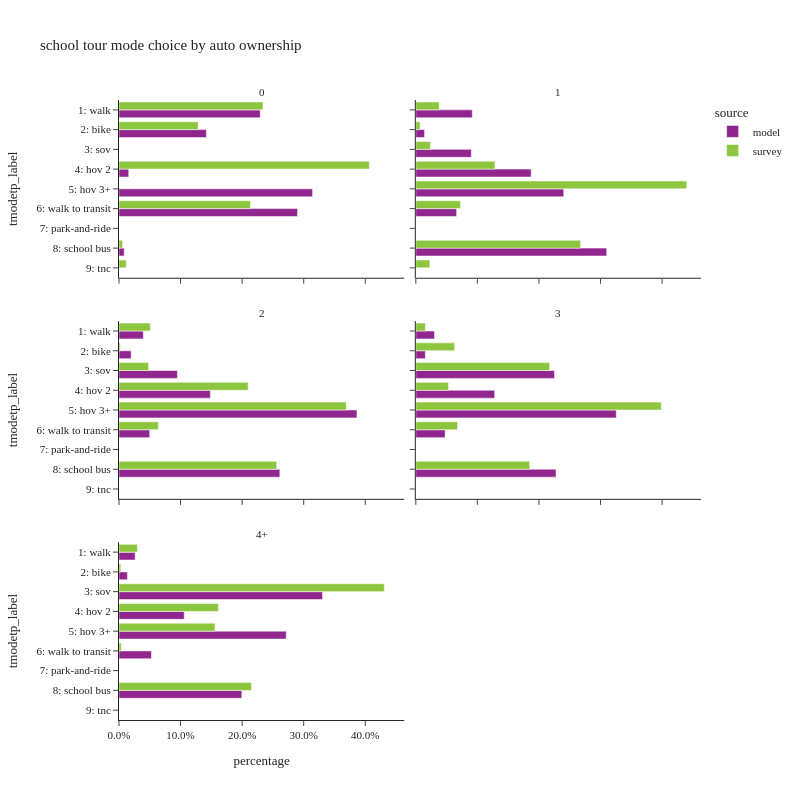

The cell this chart's notebook holds for it:
### Code cell
plot_mode_choice(sc_tour.loc[sc_tour['auto_ownership_4+']!="-1"],"auto_ownership_4+",
                 {"auto_ownership_4+":["0","1","2","3","4+"],
                  "tmodetp_label":mode_cat.values()},
                 "auto ownership",2,800)

### Figure 1 — Plotly figure (JSON) as saved in the notebook; plotly's stock layout.template omitted (floating-point values rounded to 4 significant figures)
{"data": [{"alignmentgroup": "True", "customdata": [[4675], [2894], [321], [6409], [5911], [173]], "hovertemplate": "source=model<br>auto_ownership_4+=0<br>percentage=%{x}<br>tmodetp_label=%{y}<br>sample count=%{customdata[0]}<extra></extra>", "legendgroup": "model", "marker": {"color": "#91268F", "pattern": {"shape": ""}}, "name": "model", "offsetgroup": "model", "orientation": "h", "showlegend": true, "textposition": "auto", "type": "bar", "x": [0.2294, 0.142, 0.01575, 0.3144, 0.29, 0.008487], "xaxis": "x5", "y": ["1: walk", "2: bike", "4: hov 2", "5: hov 3+", "6: walk to transit", "8: school bus"], "yaxis": "y5"}, {"alignmentgroup": "True", "customdata": [[10006], [1545], [9832], [20440], [26200], [7225], [33812]], "hovertemplate": "source=model<br>auto_ownership_4+=1<br>percentage=%{x}<br>tmodetp_label=%{y}<br>sample count=%{customdata[0]}<extra></extra>", "legendgroup": "model", "marker": {"color": "#91268F", "pattern": {"shape": ""}}, "name": "model", "offsetgroup": "model", "orientation": "h", "showlegend": false, "textposition": "auto", "type": "bar", "x": [0.09175, 0.01417, 0.09015, 0.1874, 0.2402, 0.06625, 0.31], "xaxis": "x6", "y": ["1: walk", "2: bike", "3: sov", "4: hov 2", "5: hov 3+", "6: walk to transit", "8: school bus"], "yaxis": "y6"}, {"alignmentgroup": "True", "customdata": [[10188], [5087], [24461], [38247], [99666], [12867], [67360]], "hovertemplate": "source=model<br>auto_ownership_4+=2<br>percentage=%{x}<br>tmodetp_label=%{y}<br>sample count=%{customdata[0]}<extra></extra>", "legendgroup": "model", "marker": {"color": "#91268F", "pattern": {"shape": ""}}, "name": "model", "offsetgroup": "model", "orientation": "h", "showlegend": false, "textposition": "auto", "type": "bar", "x": [0.03951, 0.01973, 0.09486, 0.1483, 0.3865, 0.0499, 0.2612], "xaxis": "x3", "y": ["1: walk", "2: bike", "3: sov", "4: hov 2", "5: hov 3+", "6: walk to transit", "8: school bus"], "yaxis": "y3"}, {"alignmentgroup": "True", "customdata": [[4191], [2140], [31148], [17711], [45033], [6578], [31493]], "hovertemplate": "source=model<br>auto_ownership_4+=3<br>percentage=%{x}<br>tmodetp_label=%{y}<br>sample count=%{customdata[0]}<extra></extra>", "legendgroup": "model", "marker": {"color": "#91268F", "pattern": {"shape": ""}}, "name": "model", "offsetgroup": "model", "orientation": "h", "showlegend": false, "textposition": "auto", "type": "bar", "x": [0.03031, 0.01547, 0.2252, 0.1281, 0.3256, 0.04757, 0.2277], "xaxis": "x4", "y": ["1: walk", "2: bike", "3: sov", "4: hov 2", "5: hov 3+", "6: walk to transit", "8: school bus"], "yaxis": "y4"}, {"alignmentgroup": "True", "customdata": [[1985], [1041], [25076], [8033], [20608], [3997], [15130]], "hovertemplate": "source=model<br>auto_ownership_4+=4+<br>percentage=%{x}<br>tmodetp_label=%{y}<br>sample count=%{customdata[0]}<extra></extra>", "legendgroup": "model", "marker": {"color": "#91268F", "pattern": {"shape": ""}}, "name": "model", "offsetgroup": "model", "orientation": "h", "showlegend": false, "textposition": "auto", "type": "bar", "x": [0.02616, 0.01372, 0.3305, 0.1059, 0.2716, 0.05268, 0.1994], "xaxis": "x", "y": ["1: walk", "2: bike", "3: sov", "4: hov 2", "5: hov 3+", "6: walk to transit", "8: school bus"], "yaxis": "y"}, {"alignmentgroup": "True", "customdata": [[11], [1], [2], [8], [2], [1]], "hovertemplate": "source=survey<br>auto_ownership_4+=0<br>percentage=%{x}<br>tmodetp_label=%{y}<br>sample count=%{customdata[0]}<extra></extra>", "legendgroup": "survey", "marker": {"color": "#8CC63E", "pattern": {"shape": ""}}, "name": "survey", "offsetgroup": "survey", "orientation": "h", "showlegend": true, "textposition": "auto", "type": "bar", "x": [0.2338, 0.1286, 0.4065, 0.2135, 0.005861, 0.01177], "xaxis": "x5", "y": ["1: walk", "2: bike", "4: hov 2", "6: walk to transit", "8: school bus", "9: tnc"], "yaxis": "y5"}, {"alignmentgroup": "True", "customdata": [[21], [9], [6], [18], [40], [18], [37], [1]], "hovertemplate": "source=survey<br>auto_ownership_4+=1<br>percentage=%{x}<br>tmodetp_label=%{y}<br>sample count=%{customdata[0]}<extra></extra>", "legendgroup": "survey", "marker": {"color": "#8CC63E", "pattern": {"shape": ""}}, "name": "survey", "offsetgroup": "survey", "orientation": "h", "showlegend": false, "textposition": "auto", "type": "bar", "x": [0.03798, 0.006856, 0.0237, 0.1285, 0.44, 0.07243, 0.2677, 0.02282], "xaxis": "x6", "y": ["1: walk", "2: bike", "3: sov", "4: hov 2", "5: hov 3+", "6: walk to transit", "8: school bus", "9: tnc"], "yaxis": "y6"}, {"alignmentgroup": "True", "customdata": [[28], [7], [13], [58], [113], [20], [82]], "hovertemplate": "source=survey<br>auto_ownership_4+=2<br>percentage=%{x}<br>tmodetp_label=%{y}<br>sample count=%{customdata[0]}<extra></extra>", "legendgroup": "survey", "marker": {"color": "#8CC63E", "pattern": {"shape": ""}}, "name": "survey", "offsetgroup": "survey", "orientation": "h", "showlegend": false, "textposition": "auto", "type": "bar", "x": [0.05077, 0.002112, 0.04812, 0.2098, 0.3692, 0.06384, 0.2561], "xaxis": "x3", "y": ["1: walk", "2: bike", "3: sov", "4: hov 2", "5: hov 3+", "6: walk to transit", "8: school bus"], "yaxis": "y3"}, {"alignmentgroup": "True", "customdata": [[4], [2], [12], [10], [26], [2], [26]], "hovertemplate": "source=survey<br>auto_ownership_4+=3<br>percentage=%{x}<br>tmodetp_label=%{y}<br>sample count=%{customdata[0]}<extra></extra>", "legendgroup": "survey", "marker": {"color": "#8CC63E", "pattern": {"shape": ""}}, "name": "survey", "offsetgroup": "survey", "orientation": "h", "showlegend": false, "textposition": "auto", "type": "bar", "x": [0.01549, 0.06297, 0.2172, 0.05294, 0.3987, 0.06776, 0.185], "xaxis": "x4", "y": ["1: walk", "2: bike", "3: sov", "4: hov 2", "5: hov 3+", "6: walk to transit", "8: school bus"], "yaxis": "y4"}, {"alignmentgroup": "True", "customdata": [[1], [1], [11], [3], [2], [2], [7]], "hovertemplate": "source=survey<br>auto_ownership_4+=4+<br>percentage=%{x}<br>tmodetp_label=%{y}<br>sample count=%{customdata[0]}<extra></extra>", "legendgroup": "survey", "marker": {"color": "#8CC63E", "pattern": {"shape": ""}}, "name": "survey", "offsetgroup": "survey", "orientation": "h", "showlegend": false, "textposition": "auto", "type": "bar", "x": [0.02985, 0.002957, 0.4309, 0.1615, 0.156, 0.003609, 0.2152], "xaxis": "x", "y": ["1: walk", "2: bike", "3: sov", "4: hov 2", "5: hov 3+", "6: walk to transit", "8: school bus"], "yaxis": "y"}], "layout": {"annotations": [{"font": {}, "showarrow": false, "text": "4+", "x": 0.245, "xanchor": "center", "xref": "paper", "y": 0.2867, "yanchor": "bottom", "yref": "paper"}, {"font": {}, "showarrow": false, "text": "2", "x": 0.245, "xanchor": "center", "xref": "paper", "y": 0.6433, "yanchor": "bottom", "yref": "paper"}, {"font": {}, "showarrow": false, "text": "3", "x": 0.755, "xanchor": "center", "xref": "paper", "y": 0.6433, "yanchor": "bottom", "yref": "paper"}, {"font": {}, "showarrow": false, "text": "0", "x": 0.245, "xanchor": "center", "xref": "paper", "y": 1.0, "yanchor": "bottom", "yref": "paper"}, {"font": {}, "showarrow": false, "text": "1", "x": 0.755, "xanchor": "center", "xref": "paper", "y": 1.0, "yanchor": "bottom", "yref": "paper"}], "barmode": "group", "height": 800, "legend": {"title": {"text": "source"}, "tracegroupgap": 0}, "title": {"text": "school tour mode choice by auto ownership"}, "width": 800, "xaxis": {"anchor": "y", "domain": [0.0, 0.49], "tickformat": ".1%", "title": {"text": "percentage"}}, "xaxis2": {"anchor": "y2", "domain": [0.51, 1.0], "matches": "x", "tickformat": ".1%", "title": {"text": "percentage"}}, "xaxis3": {"anchor": "y3", "domain": [0.0, 0.49], "matches": "x", "showticklabels": false, "tickformat": ".1%"}, "xaxis4": {"anchor": "y4", "domain": [0.51, 1.0], "matches": "x", "showticklabels": false, "tickformat": ".1%"}, "xaxis5": {"anchor": "y5", "domain": [0.0, 0.49], "matches": "x", "showticklabels": false, "tickformat": ".1%"}, "xaxis6": {"anchor": "y6", "domain": [0.51, 1.0], "matches": "x", "showticklabels": false, "tickformat": ".1%"}, "yaxis": {"anchor": "x", "categoryarray": ["9: tnc", "8: school bus", "7: park-and-ride", "6: walk to transit", "5: hov 3+", "4: hov 2", "3: sov", "2: bike", "1: walk"], "categoryorder": "array", "domain": [0.0, 0.2867], "title": {"text": "tmodetp_label"}}, "yaxis2": {"anchor": "x2", "domain": [0.0, 0.2867], "matches": "y", "showticklabels": false}, "yaxis3": {"anchor": "x3", "categoryarray": ["9: tnc", "8: school bus", "7: park-and-ride", "6: walk to transit", "5: hov 3+", "4: hov 2", "3: sov", "2: bike", "1: walk"], "categoryorder": "array", "domain": [0.3567, 0.6433], "matches": "y", "title": {"text": "tmodetp_label"}}, "yaxis4": {"anchor": "x4", "domain": [0.3567, 0.6433], "matches": "y", "showticklabels": false}, "yaxis5": {"anchor": "x5", "categoryarray": ["9: tnc", "8: school bus", "7: park-and-ride", "6: walk to transit", "5: hov 3+", "4: hov 2", "3: sov", "2: bike", "1: walk"], "categoryorder": "array", "domain": [0.7133, 1.0], "matches": "y", "title": {"text": "tmodetp_label"}}, "yaxis6": {"anchor": "x6", "domain": [0.7133, 1.0], "matches": "y", "showticklabels": false}}}
